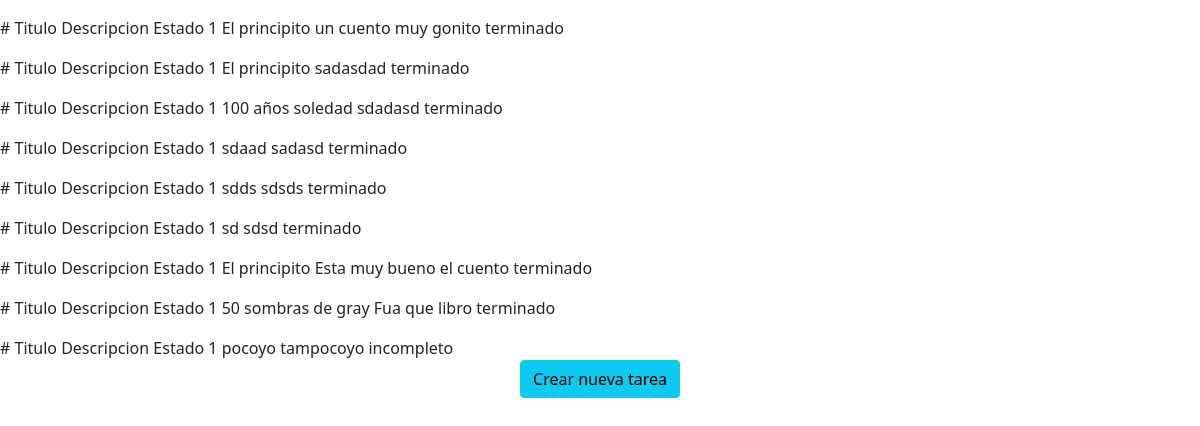
Page /listar/ on the earlier database version.
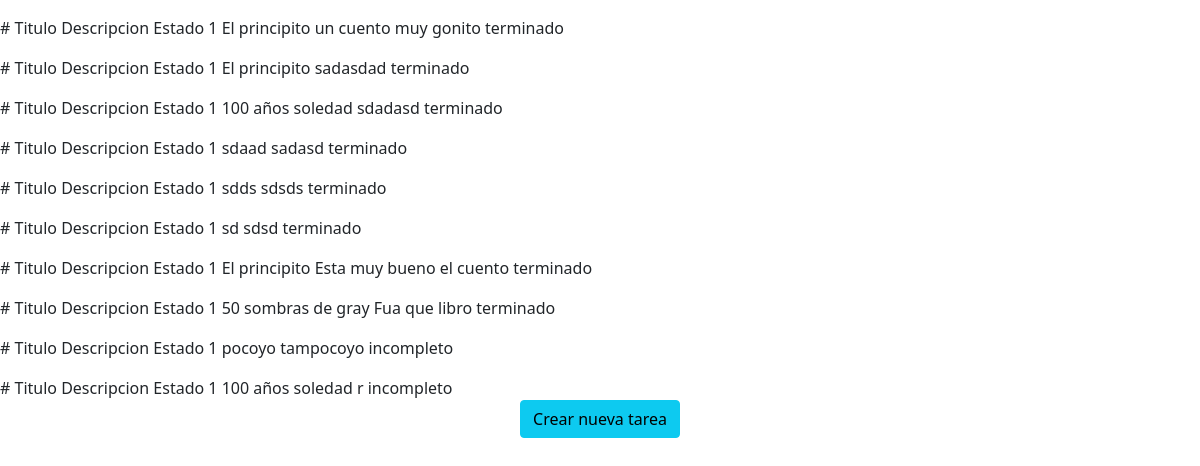
Same page on the later database version.
### tareas/models.py (models this page shows, shortened)
class Tareas(models.Model):
    estados = [('terminado','Tarea finalizada'),
               ('incompleto','Tarea incompleta')]
    titulo = models.CharField(max_length=100)
    descripcion = models.TextField(max_length=500)
    estado = models.CharField(max_length=100,choices=estados,default='incompleto')

### tareas/views.py (the view)
# urls.py: path('listar/',include('tareas.url'))
def listar(request):
    tareas = Tareas.objects.all()
    return render(request,'listar.html',{'tareas':tareas})

### tareas/templates/listar.html (shortened to what this page needs)
<!DOCTYPE html>
<html lang="en">
<head>
    <link href="https://cdn.jsdelivr.net/npm/bootstrap@5.0.2/dist/css/bootstrap.min.css" rel="stylesheet">
</head>
<body>
<div>
    {% for tarea in tareas %}
        <thead>
          <tr>
            <th scope="col">#</th>
            <th scope="col">Titulo</th>
            <th scope="col">Descripcion</th>
            <th scope="col">Estado</th>
          </tr>
        </thead>
        <tbody>
          <tr>
            <th scope="row">1</th>
            <td>{{tarea.titulo}}</td>
            <td>{{tarea.descripcion}}</td>
            <td>{{tarea.estado}}</td>
          </tr>
        </tbody>
      {% endfor %}
      <center><a href="crear" class="btn btn-info">Crear nueva tarea</a></center>
</div>
</body>
</html>

Differences in the rows shown:
added Tareas: titulo "100 años soledad", descripcion "r", estado "incompleto"
